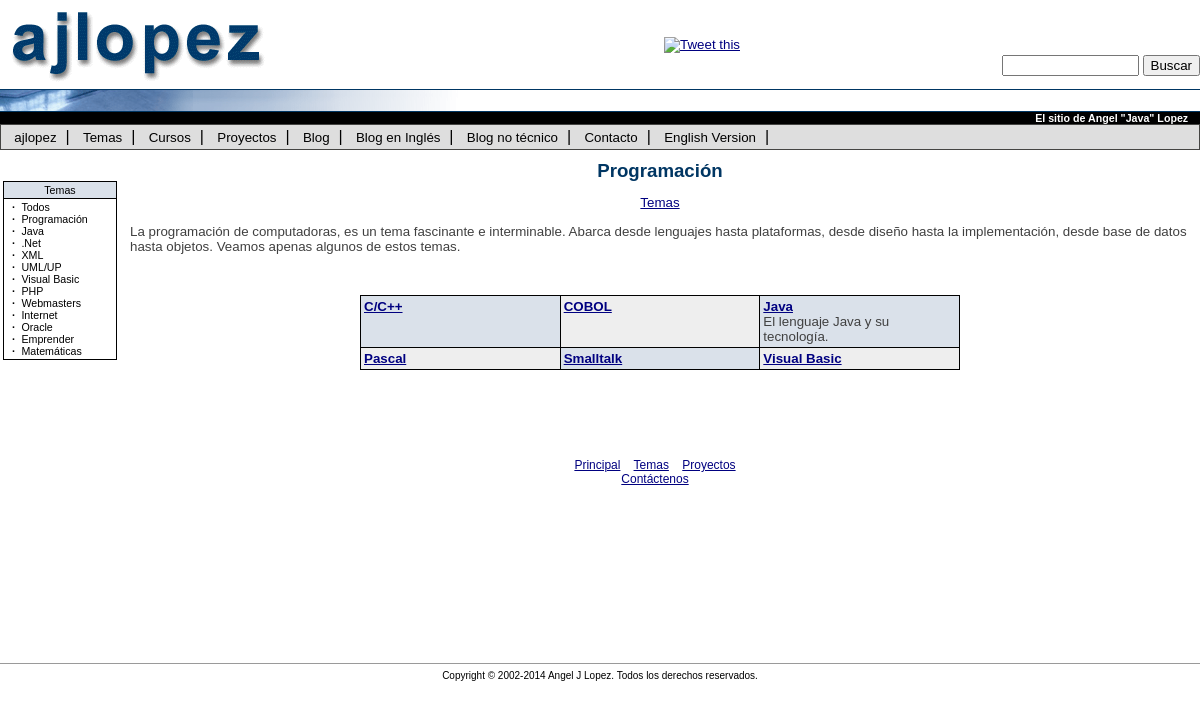
Page /Tema.php?Id=1 on the committed database.
### tables this page shows
CREATE TABLE IF NOT EXISTS `categorias` (
  `Id` int(11) NOT NULL AUTO_INCREMENT,
  `Descripcion` varchar(60) NOT NULL DEFAULT '',
  `Alias` varchar(16) NOT NULL DEFAULT '',
  `Detalle` text NOT NULL,
  `Resumen` text NOT NULL,
  `IdPadre` int(11) NOT NULL DEFAULT '0',
  `IdReferencia` int(11) NOT NULL DEFAULT '0',
  `Estado` tinyint(4) NOT NULL DEFAULT '0',
  `Visitas` int(11) NOT NULL DEFAULT '0',
  `Description` varchar(60) NOT NULL DEFAULT '',
  `Detail` text NOT NULL,
  `Abstract` text NOT NULL,
  PRIMARY KEY (`Id`),
  KEY `IdPadre` (`IdPadre`),
  KEY `IdReferencia` (`IdReferencia`),
  KEY `Alias` (`Alias`)
);

### web/Paginas.inc.php (called while the page is built, shortened)
<?php
function PaginaPrincipal() {
	return "default.php";
}
?>

### web/Categorias.inc.php (called while the page is built, shortened)
<?php
function CategoriaTraduce($Id, &$Descripcion, &$IdPadre)
{
	$rs = mysql_query("select * from categorias where Id=$Id");
	if ($rs && mysql_num_rows($rs)) {
		$reg = mysql_fetch_object($rs);
		$Descripcion = $reg->Descripcion;
	}
	else {
		$Descripcion = "";
		$IdPadre = 0;
		return;
	}
}
?>

### web/Tema.php (the view, shortened to what this page needs)
<?php
	include_once($PaginaPrefijo.'Paginas.inc.php');
	include_once($PaginaPrefijo.'Categorias.inc.php');
	include_once($PaginaPrefijo.'Utiles.inc.php');
	$Categorias = array();
	$Resumenes = array();
	$sql = "select * from categorias where IdPadre=$Id and Estado=0 order by descripcion";
	$rs = mysql_query($sql);
	while ($reg = mysql_fetch_object($rs)) {
		$Categorias[$reg->Id] = $reg->Descripcion;
		$Resumenes[$reg->Id] = $reg->Resumen;
	}
	CategoriaTraduce($Id,$Descripcion,$IdPadre);
	$rs = mysql_query("select Detalle from categorias where Id = $Id");
	list($Detalle)=mysql_fetch_row($rs);
	if ($Detalle)
		$Detalle = nl2br($Detalle);
		$Detalle=stripSlashes($Detalle);
	$PaginaTitulo = $Descripcion;
	include_once($PaginaPrefijo.'Inicio.inc.php');
?>
<center>
<p>
<a href="<?php echo $PaginaPrefijo; ?>Temas.php" target='_top'>Temas</a>
</p>
</center>
<?php
	if ($Detalle) {
		echo "<p class=categoriadetalle>\n";
		echo $Detalle;
		echo "</p>\n";
	}
?>
<p>
<br>
<center>
<?php
function MuestraCategoria($Id,$Descripcion,$Resumen,$x,$y)
{
	global $PaginaPrefijo;
	$pos = $x + $y;
	if ($pos % 2)
		$clase = "categoria1";
	else
		$clase = "categoria2";
	echo "<td width='33%' class=$clase valign=top><a class=categoria target='_top' href='" . $PaginaPrefijo . "Tema.php?Id=$Id'>$Descripcion</a><br>$Resumen</td>\n";
}
	reset($Categorias);
	if (count($Categorias)) {
?>
<p>
<table cellspacing=1 cellpadding=3 width=600 border=0 bgcolor=black>
<?php
	$ncols = 3;
	$n=0;
	while (list($IdCategoria,$DescripcionCategoria) = each($Categorias)) {
		$Resumen = $Resumenes[$IdCategoria];
		$y = (integer) ($n / $ncols);
		$x = $n % $ncols;
		if ($x==0 && $n)
			echo "</tr>\n";
		if ($x==0)
			echo "<tr>\n";
		MuestraCategoria($IdCategoria,$DescripcionCategoria,$Resumen,$x,$y);
		$n++;
	}
	echo "</tr>\n";
?>
</table>
<?php
	}
?>
</center>
<?php
	include($PaginaPrefijo.'Final.inc.php');
?>

### web/Inicio.inc.php (shortened to what this page needs)
<?php
	include_once($PaginaPrefijo.'Usuarios.inc.php');
	include_once($PaginaPrefijo.'Paginas.inc.php');
?>
<html>
<head>
<link rel="stylesheet" href="<?php echo $PaginaPrefijo; ?>css/Estilo.css">
</head>
<body bgcolor=#ffffff leftmargin=0 topmargin=0 marginwidth=0 marginheight=0>
<table width="100%" class="Tope" cellspacing=0 cellpadding=0 border=0>
<tr height=60>
<td class="TituloSitio">
<a href="<?= $PaginaPrefijo ?><?php echo PaginaPrincipal(); ?>" target="_top">
<img src="<?php echo $PaginaPrefijo; ?>images/ajlopez2.gif" border=0>
</a>
</td>
<td valign="middle" align="center">
<?
			$enlace = $PHP_SELF;
?>
<a target="top" href="http://twitter.com/home?status=ajlopez.com: <?= urlencode($PaginaTitulo) ?> http://www.ajlopez.net<?= $enlace ?>" title="Tweet this"><img src="<?php echo $PaginaPrefijo; ?>images/twitter.png" border="0" alt="Tweet this"></a>
</td>
<td valign="bottom" align="right">
<div>
<form action='<?= $PaginaPrefijo ?>Busqueda.php' action='post'><input type=text name='Filtro' size=14 value='<?= $Filtro ?>'>&nbsp;<input type=submit value='Buscar'></form></div>
</td>
</tr>
</table>
<table width="100%" class="Tope" cellspacing=0 cellpadding=0 border=0>
<tr>
<td>
<table width=100% cellspacing=0 cellpadding=0 border=0>
<tr height=23 bgcolor=white>
<td align="left" valign="top" background="<?php echo $PaginaPrefijo; ?>images/2bg.gif">
<img src="<?php echo $PaginaPrefijo; ?>images/2.gif" height=23></td></tr>
<tr  bgcolor=black>
<td bgcolor="#000000" align=right>
<font class=headerU><b>El sitio de Angel "Java" Lopez</b>&nbsp;&nbsp;&nbsp;&nbsp;</font>
</td>
</table>
</td>
</tr>
<tr>
<td>
<table width=100% cellspacing=0 cellpadding=0 border=0>
<TR bgColor=#454543>
<TD colspan=2><IMG height=1 src="images/1x1.gif" width=1></TD>
</TR>
<TR height=24>
<TD vAlign=center noWrap align=left width=* bgColor=#dedede>
<?php
function GeneraOpcionTope($texto,$enlace)
{
	global $PaginaPrefijo;
?>
<A class=navlink target='_top' href="<?php echo $PaginaPrefijo.$enlace ?>"><?php echo $texto ?></A>&nbsp;&nbsp;|&nbsp&nbsp;
<?php
}
function GeneraOpcionTopeExterno($texto,$enlace)
{
?>
<A class=navlink target='_blank' href="<?php echo $enlace ?>"><?php echo $texto ?></A>&nbsp;&nbsp;|&nbsp&nbsp;
<?php
}
	GeneraOpcionTope("ajlopez",PaginaPrincipal());
	GeneraOpcionTopeExterno("Blog","http://www.msmvps.com/blogs/lopez");
?>
</TD>
</TR>
<TR bgColor=#454543>
<TD colspan=2><IMG height=1 src="images/1x1.gif" width=1></TD>
</TR>
</TABLE>
</td>
</tr>
</table>
<table cellspacing="0" cellpadding="0" border="0" width="100%">
<tr>
<td width=120 height=500 valign="top" class="izquierda">
<br>
<center>
<?php
function MenuInicio($titulo)
{
?>
<p>
<table class="menu" cellspacing=1 cellpadding=2 width="95%">
<tr>
<td align=center class="menutitulo">
<?php echo $titulo; ?>
</td>
</tr>
</tr>
<td valign="top" class="menuopcion">
<?php
}
function MenuOpcion($texto,$enlace)
{
	global $PaginaPrefijo;
	echo "&nbsp;&nbsp;<strong>·</strong>&nbsp;&nbsp;";
	echo "<a target='_top' href='$PaginaPrefijo$enlace' class='menuopcion'>$texto</a>";
	echo "<br>\n";
}
function MenuFinal()
{
?>
</td>
</table>
<br>
<br>
<?php
}
?>
<?php
if ($PaginaMenu) {
	include_once($PaginaMenu);
}
else {
	MenuInicio('Temas');
	MenuOpcion('Todos','Temas.php');
	MenuFinal();
}
?>
<td valign="top">
<table width=100% cellspacing=10 border=0 cellpadding=0>
<tr>
<td>
<p>
<?php
	if (!$PaginaTituloInvisible) {
?>
<h1 align="center"><?php echo $PaginaTitulo ?></h1>
<?php
	}
?>

### web/css/Estilo.css (style rules this page uses)
BODY { Font-Family: Arial; Font-size: 8pt; Color: black; }
P { Font-Family: Verdana, Arial; Font-size: 10pt; Color: black; }
H1 { Font-Family: Arial; Font-size: 14pt; color: rgb(0,54,99); }
A { COLOR: #000080 }
A.categoria { Font-Family: Arial; Font-size: 10pt; font-weight: bold; color: rgb(0,0,128); }
.categoria { Font-Family: Arial; Font-size: 8pt; color: rgb(64,64,64); }
.categoria1 { Font-Family: Arial; Font-size: 10pt; color: rgb(64,64,64); background: rgb(238,238,238); }
.categoria2 { Font-Family: Arial; Font-size: 10pt; color: rgb(64,64,64); background: rgb(218,225,234); }
.categoriadetalle { Font-Family: Verdana, Arial, Helvetica; Font-size: 10pt; color: rgb(64,64,64); }
.tope { background: rgb(255,255,255); color: rgb(0,0,0); Font-Family: Arial; Font-size: 10pt; }
.izquierda { background: white; }
.titulositio { Font-Family: Arial; Font-size: 20pt; font-weight: bold; color: black; }
.HeaderU { font-family: Arial, Helvetica, sans-serif; font-size: 8pt; color: #FFFFFF; text-decoration: none; }
.menu { font-family: Arial, Helvetica, sans-serif; font-size: 8pt; color: #000000; text-decoration: none; background: black; }
.menutitulo { color: rgb(0,54,99); background: rgb(218,225,234); font-family: Arial, Helvetica, sans-serif; font-size: 8pt; color: #000000; text-decoration: none; }
.menuopcion { font-family: Arial, Helvetica, sans-serif; font-size: 8pt; color: #000000; background: #ffffff; text-decoration: none; }
.navlink { FONT-WEIGHT: normal; FONT-SIZE: 10pt; COLOR: black; FONT-STYLE: normal; FONT-FAMILY: Arial, Helvetica, sans-serif; TEXT-DECORATION: none }

### rows in the picture
categorias: Descripcion "Programación", Detalle "La programación de computadoras, es un tema fascinante e interminable. Abarca desde lenguajes hasta plataformas, desde diseño hasta la implementación, desde base de datos hasta objetos. Veamos apenas algunos de estos temas."
categorias: Descripcion "C/C++"
categorias: Descripcion "COBOL"
categorias: Descripcion "Java", Id "El lenguaje Java y su tecnología."
categorias: Descripcion "Pascal"
categorias: Descripcion "Smalltalk"
categorias: Descripcion "Visual Basic"

### other values in the picture
$texto "ajlopez Temas Cursos Proyectos Contacto English Version"
$texto "Blog Blog en Inglés Blog no técnico"
$titulo "Temas"
$texto "Todos Programación Java .Net XML UML/UP Visual Basic PHP Webmasters Internet Oracle Emprender Matemáticas"
$texto "Principal Temas Proyectos Contáctenos"
